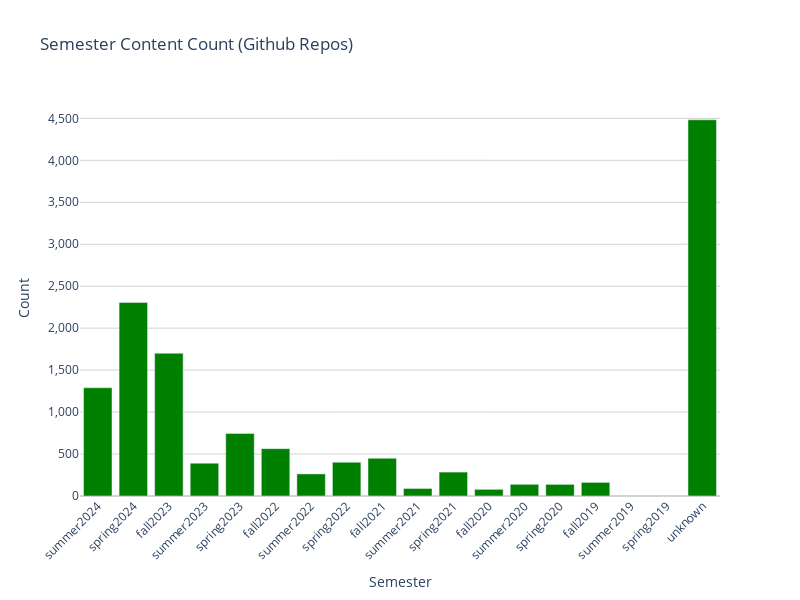

The notebook cell this image was saved under:
### Code cell
fig = go.Figure(data=[go.Bar(
    x=agg_sem_counts['semester'], 
    y=agg_sem_counts['count'], 
    text=None,
    textposition='outside', 
    marker= dict(color='green')
)])

fig.update_layout(
    title='Semester Content Count (Github Repos)',
    xaxis_title='Semester',
    yaxis_title='Count',
    xaxis=dict(
        tickangle=-45, 
        categoryarray=sem_order,
    ),
    yaxis=dict(
        tickformat=',d', 
        gridcolor='LightGrey',  
        zerolinecolor='LightGrey'
    ),
    width=800,  
    height=600, 
    plot_bgcolor='white', 
    paper_bgcolor='white',  
    hovermode='x unified',  
)

for trace in fig.data:
    trace.hoverinfo = 'x+y'
    trace.hoverlabel = dict(bgcolor="LightGrey", font_size=16)

fig.show()

### Figure 1 — Plotly figure (JSON) as saved in the notebook; plotly's stock layout.template omitted (floating-point values rounded to 4 significant figures)
{"data": [{"hoverinfo": "x+y", "hoverlabel": {"bgcolor": "LightGrey", "font": {"size": 16}}, "marker": {"color": "green"}, "textposition": "outside", "type": "bar", "x": ["fall2019", "fall2020", "fall2021", "fall2022", "fall2023", "spring2020", "spring2021", "spring2022", "spring2023", "spring2024", "summer2020", "summer2021", "summer2022", "summer2023", "summer2024", "unknown"], "y": [162, 79, 449, 564, 1700, 138, 285, 402, 745, 2306, 139, 89, 263, 391, 1290, 4483]}], "layout": {"height": 600, "hovermode": "x unified", "paper_bgcolor": "white", "plot_bgcolor": "white", "title": {"text": "Semester Content Count (Github Repos)"}, "width": 800, "xaxis": {"autorange": true, "categoryarray": ["summer2024", "spring2024", "fall2023", "summer2023", "spring2023", "fall2022", "summer2022", "spring2022", "fall2021", "summer2021", "spring2021", "fall2020", "summer2020", "spring2020", "fall2019", "summer2019", "spring2019", "unknown"], "range": [-0.5, 17.5], "tickangle": -45, "title": {"text": "Semester"}, "type": "category"}, "yaxis": {"autorange": true, "gridcolor": "LightGrey", "range": [0, 4719.0], "tickformat": ",d", "title": {"text": "Count"}, "type": "linear", "zerolinecolor": "LightGrey"}}}
